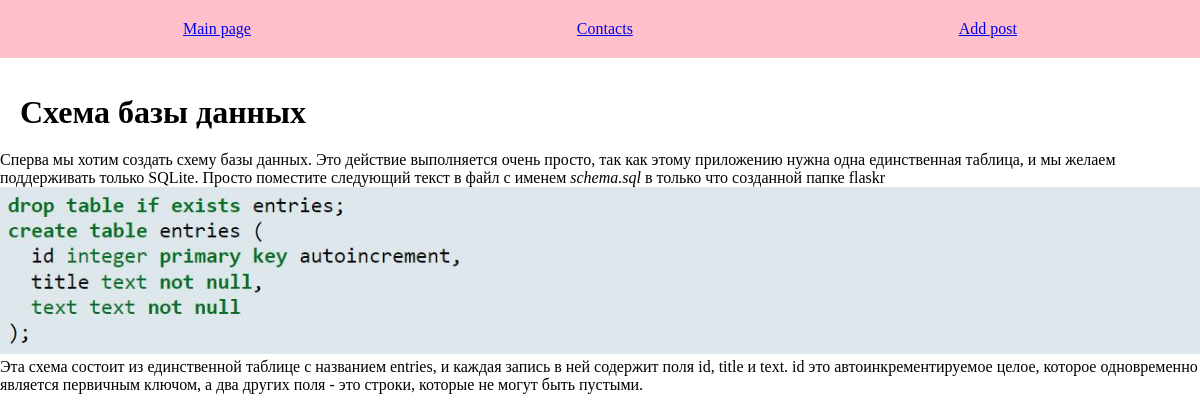
The app's page /post/framework-flask-database with its own data.
### tables this page shows
CREATE TABLE menu(
id INTEGER PRIMARY KEY AUTOINCREMENT,
title TEXT NOT NULL,
url TEXT NOT NULL
);

CREATE TABLE posts(
id INTEGER PRIMARY KEY AUTOINCREMENT,
title TEXT NOT NULL,
text TEXT NOT NULL,
url TEXT NOT NULL,
time INTEGER NOT NULL
);

### main.py (the view)
@app.route('/post/<post_id>')
def show_post(post_id):
    db_con = connect_db()
    db = DataBase(db_con)
    title, post = db.get_post(post_id)
    print(post)
    if not title:
        abort(404)
    return render_template('post.html', title=title, post=post, menu=db.get_menu())

### DataBase.py (called while the page is built)
    def _get_objects(self, table):
        try:
            self.__cur.execute(f'SELECT * from {table}')
            res = self.__cur.fetchall()
            if res:
                return res
        except IOError:
            print('Failed while reading data')
        return []

    def get_menu(self):
        return self._get_objects('menu')

    def get_post(self, post_id):
        try:
            self.__cur.execute(f'SELECT title, text FROM posts WHERE url == "{post_id}"')
            res = self.__cur.fetchone()
            if res:
                return res
        except IOError:
            print('Failed while searching for the post')
        return None, None

### main.py (called while the page is built)
def connect_db():
    con = sqlite3.connect(app.config['DATABASE'])
    con.row_factory = sqlite3.Row
    return con

### templates/post.html (shortened to what this page needs)
{% extends 'base.html' %}
{% block content %}
{{ super() }}
{{ post | safe }}
{% endblock %}

### templates/base.html (shortened to what this page needs)
<!DOCTYPE html>
<html lang="en">
<head>
    <link rel="stylesheet" href="{{ url_for('static', filename='css/style.css') }}">
</head>
<body>
{% block content %}
<ul class="menu">
    {% for i in menu -%}
    <li>
        <a href="{{ i.url }}">{{ i.title }}</a>
    </li>
    {% endfor -%}
</ul>
<div class="container">
    {% if title %}
    <h1>{{ title }}</h1>
    {% else %}
    <h1>About Flask</h1>
    {% endif %}
</div>
{% endblock -%}
</body>
</html>

### static/css/style.css (style rules this page uses)
body { background: white; margin: 0; padding: 0; }
h1, p { margin: 0; padding: 0; }
.container { max-width: 1240px; padding: 20px; box-sizing: border-box; }
.menu { display: flex; justify-content: space-around; list-style: none; background: pink; padding: 20px; margin-top: 0; }

### records on screen
menu: title "Main page"
menu: title "Contacts"
menu: title "Add post"
posts: title "Схема базы данных", text "Сперва мы хотим создать схему базы данных. Это действие выполняется очень просто, так как этому приложению нужна одна единственная таблица, и мы желаем поддерживать только SQLite. Просто поместите следующий текст в файл с именем schema.sql в только что созданной папке flaskr Эта схема состоит из единственной таблице с названием entries, и каждая запись в ней содержит поля id, title и text. id это автоинкрементируемое целое, которое одновременно является первичным ключом, а два других поля - это строки, которые не могут быть пустыми.", text (picture)
